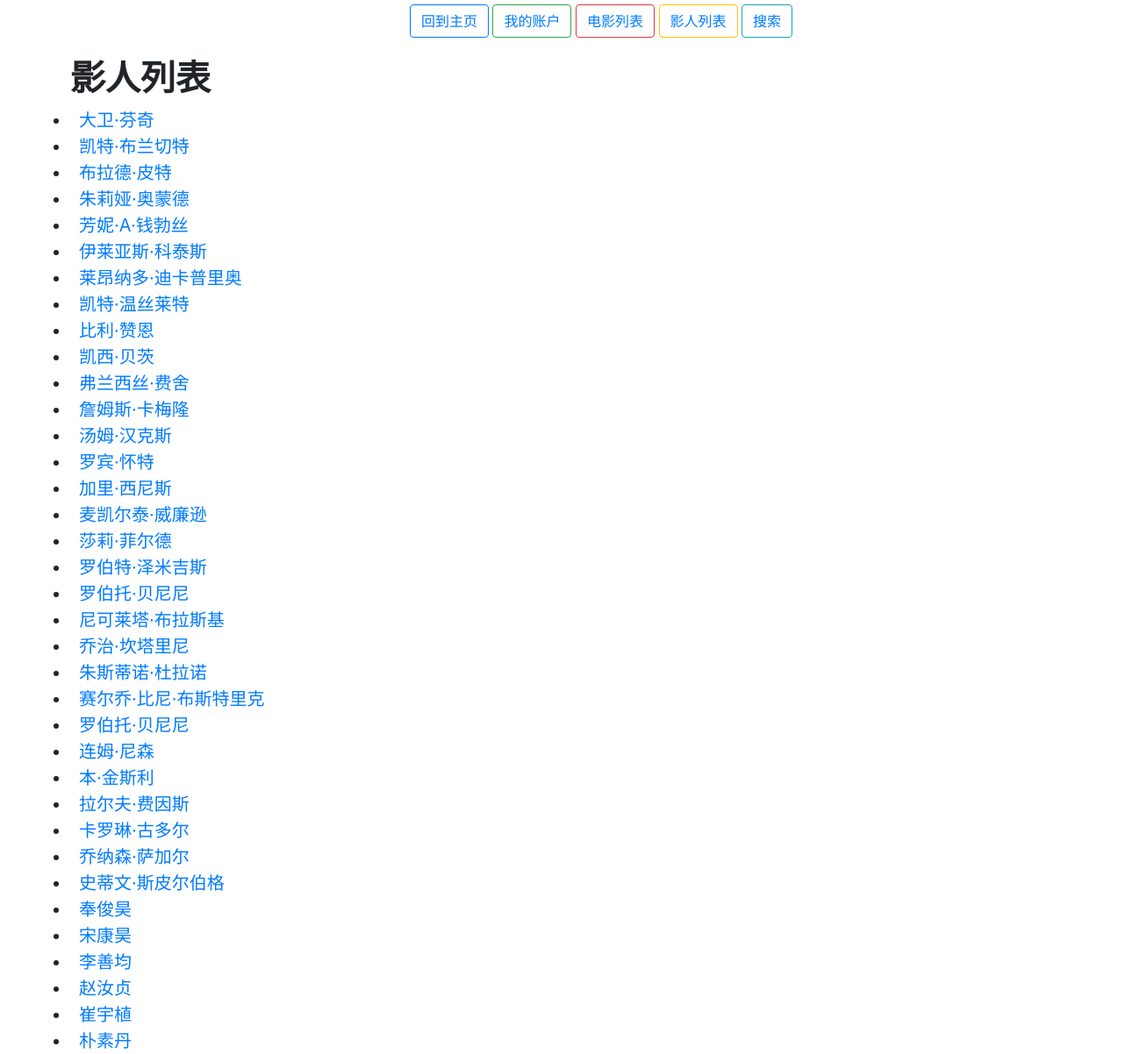
The page /workers on the database its author committed.
### wenbo_movie/models.py (models this page shows, shortened)
class Worker(models.Model):
    name = models.CharField(max_length=64)
    gender = models.CharField(max_length=64)
    birthday = models.CharField(max_length=64)
    english_name = models.CharField(max_length=64)
    imdb_num = models.CharField(max_length=256)
    work_type = models.CharField(max_length=32)
    related_movie = models.ManyToManyField(Movie, blank=True, related_name="workers")

### wenbo_movie/views.py (the view)
# urls.py: path("workers", views.all_worker, name="all_worker"),
def all_worker(request):
    context = {
        "workers": Worker.objects.all(),
    }
    return render(request, "workers/workers.html", context)

### wenbo_movie/templates/workers/workers.html (shortened to what this page needs)
{% extends "movies/base.html" %}
{% block body %}
    <h1>影人列表</h1>
    <ul class="list">
        {% for worker in workers %}
            <li>
                <a class="list_item" href="{% url 'worker' worker.imdb_num %}">{{ worker.name }}</a>
            </li>
        {% endfor %}
    </ul>
{% endblock %}

### wenbo_movie/templates/movies/base.html (shortened to what this page needs)
<!DOCTYPE html>
<html>
    <head>
        <link rel="stylesheet" href="https://maxcdn.bootstrapcdn.com/bootstrap/4.0.0/css/bootstrap.min.css">
        <link rel="stylesheet" type="text/css" href="/static/movie_style.css">
    </head>
    <body>
        <div id="function">
          <button class="btn btn-outline-primary"><a href="{% url 'homepage' %}">回到主页</a></button>
          <button class="btn btn-outline-success"><a href="{% url 'user' %}">我的账户</a></button>
          <button class="btn btn-outline-danger"><a href="{% url 'all_movie' %}">电影列表</a></button>
          <button class="btn btn-outline-warning"><a href="{% url 'all_worker' %}">影人列表</a></button>
          <button class="btn btn-outline-info"><a href="{% url 'search_view' %}">搜索</a></button><br>
        </div>
        {% block body %}
        {% endblock %}
    </body>
</html>

### wenbo_movie/static/movie_style.css (style rules this page uses)
body { position: relative; left: 40px; }
h1 { position: relative; left: 40px; top: 20px; font-family:"Times New Roman", Times, serif; font-weight: 700; }
div[id="function"] { text-align: center; position: sticky; top: 5px; }
.list li { font-size: 20px; position: relative; top: 20px; }
.list_item { margin: 10px; }

### rows shown on the page
Worker: name "大卫·芬奇"
Worker: name "凯特·布兰切特"
Worker: name "布拉德·皮特"
Worker: name "朱莉娅·奥蒙德"
Worker: name "芳妮·A·钱勃丝"
Worker: name "伊莱亚斯·科泰斯"
Worker: name "莱昂纳多·迪卡普里奥"
Worker: name "凯特·温丝莱特"
Worker: name "比利·赞恩"
Worker: name "凯西·贝茨"
Worker: name "弗兰西丝·费舍"
Worker: name "詹姆斯·卡梅隆"
Worker: name "汤姆·汉克斯"
Worker: name "罗宾·怀特"
Worker: name "加里·西尼斯"
Worker: name "麦凯尔泰·威廉逊"
Worker: name "莎莉·菲尔德"
Worker: name "罗伯特·泽米吉斯"
Worker: name "罗伯托·贝尼尼"
Worker: name "尼可莱塔·布拉斯基"
Worker: name "乔治·坎塔里尼"
Worker: name "朱斯蒂诺·杜拉诺"
Worker: name "赛尔乔·比尼·布斯特里克"
Worker: name "罗伯托·贝尼尼"
Worker: name "连姆·尼森"
Worker: name "本·金斯利"
Worker: name "拉尔夫·费因斯"
Worker: name "卡罗琳·古多尔"
Worker: name "乔纳森·萨加尔"
Worker: name "史蒂文·斯皮尔伯格"
Worker: name "奉俊昊"
Worker: name "宋康昊"
Worker: name "李善均"
Worker: name "赵汝贞"
Worker: name "崔宇植"
Worker: name "朴素丹"
